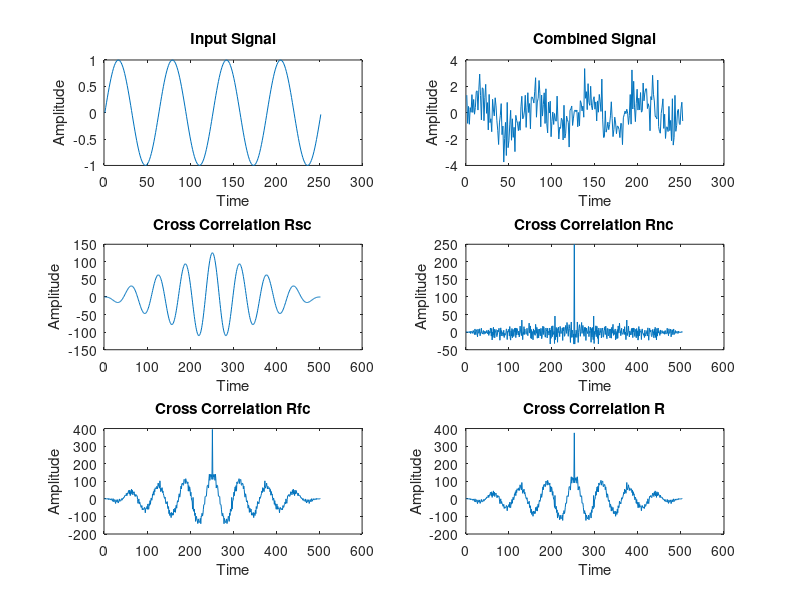

Reproduce this figure in MATLAB.
close all
clear all

t = 0:0.1:8*pi;
s = sin(t);

n  = randn([1 252]);

f = s+n;

subplot(3,2,1);
plot(s);
xlabel("Time");
ylabel("Amplitude");
title("Input Signal");

subplot(3,2,2);
plot(f);
xlabel("Time");
ylabel("Amplitude");
title("Combined Signal");

Rs = xcorr(s,s);
Rn = xcorr(n,n);
Rf = xcorr(f,f);

R = Rs+Rn;

subplot(3,2,3);
plot(Rs);
xlabel("Time");
ylabel("Amplitude");
title("Cross Correlation Rsc");

subplot(3,2,4);
plot(Rn);
xlabel("Time");
ylabel("Amplitude");
title("Cross Correlation Rnc");

subplot(3,2,5);
plot(Rf);
xlabel("Time");
ylabel("Amplitude");
title("Cross Correlation Rfc");

subplot(3,2,6);
plot(R);
xlabel("Time");
ylabel("Amplitude");
title("Cross Correlation R");